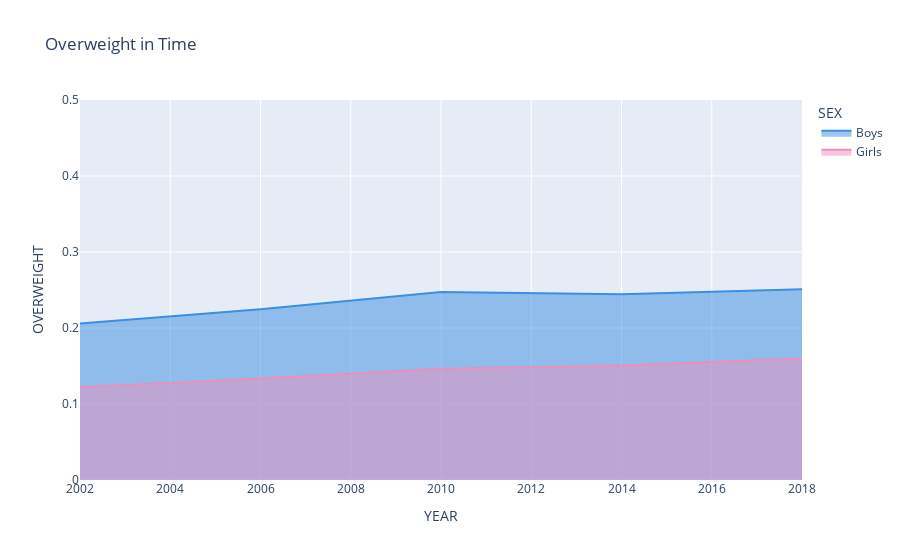

Source (notebook cell):
### Code cell
# Zadani df, columns (pripadne uz zafiltrovane) na osy, nazev grafu

df_filter['SEX'] = df_filter['SEX'].map({2: 'Girls', 1: 'Boys'})
colors = {'Girls': "#eb8fbd", # pink
'Boys': "#3b8ee1"} # blue

fig = px.line(df_filter, y="OVERWEIGHT", x="YEAR", title="Overweight in Time", color="SEX", color_discrete_map=colors)
fig.update_yaxes(range=[0, 0.5])
fig.update_traces(fill="tozeroy")
fig.show()

### Figure 1 — Plotly figure (JSON) as saved in the notebook; plotly's stock layout.template omitted (floating-point values rounded to 4 significant figures)
{"data": [{"fill": "tozeroy", "hovertemplate": "SEX=Boys<br>YEAR=%{x}<br>OVERWEIGHT=%{y}<extra></extra>", "legendgroup": "Boys", "line": {"color": "#3b8ee1", "dash": "solid"}, "marker": {"symbol": "circle"}, "mode": "lines", "name": "Boys", "orientation": "v", "showlegend": true, "type": "scatter", "x": [2002, 2006, 2010, 2014, 2018], "xaxis": "x", "y": [0.2059, 0.2248, 0.2474, 0.2446, 0.251], "yaxis": "y"}, {"fill": "tozeroy", "hovertemplate": "SEX=Girls<br>YEAR=%{x}<br>OVERWEIGHT=%{y}<extra></extra>", "legendgroup": "Girls", "line": {"color": "#eb8fbd", "dash": "solid"}, "marker": {"symbol": "circle"}, "mode": "lines", "name": "Girls", "orientation": "v", "showlegend": true, "type": "scatter", "x": [2002, 2006, 2010, 2014, 2018], "xaxis": "x", "y": [0.1219, 0.1336, 0.1465, 0.1506, 0.1598], "yaxis": "y"}], "layout": {"legend": {"title": {"text": "SEX"}, "tracegroupgap": 0}, "title": {"text": "Overweight in Time"}, "xaxis": {"anchor": "y", "domain": [0, 1], "title": {"text": "YEAR"}}, "yaxis": {"anchor": "x", "domain": [0, 1], "range": [0, 0.5], "title": {"text": "OVERWEIGHT"}}}}
